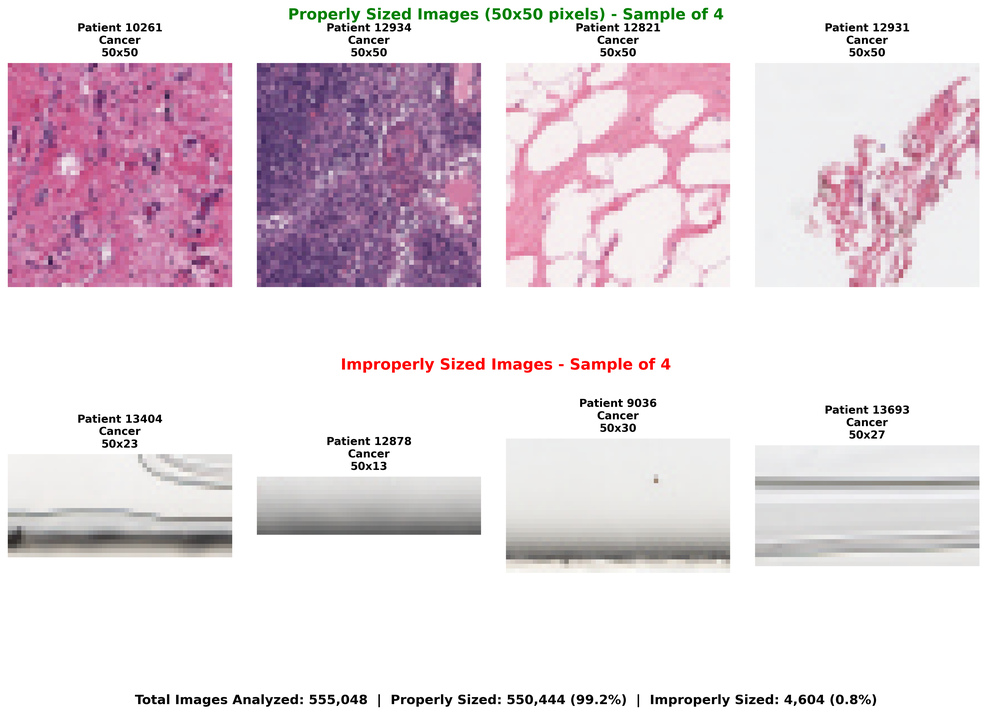
#> input picture image_size_comparison.png, 987 x 715 px, shrunk from 3804 x 2757 before the run
$ python 'image emplifier.py'
#> lines starting #> are read from the running program, lines starting #| are printed output that depends on the picture
from PIL import Image
import numpy as np

path=input("quel est le nom de l'image à amplifier ? ")
#> the answer given: ../image_size_comparison.png

image = Image.open(path).convert("RGB")

#conversion en numpy array pour travailler les valeur
img_array = np.array(image).astype(np.int16)

moyenne = np.mean(img_array, axis=(0, 1), keepdims=True)
#> moyenne = [[229.6, 217, 224.3]]


#on emplifie les différence
diff = img_array - moyenne
amplified = moyenne + diff * 20


#on évite les valeurs invalide
amplifié = np.clip(amplified, 0, 255).astype(np.uint8)
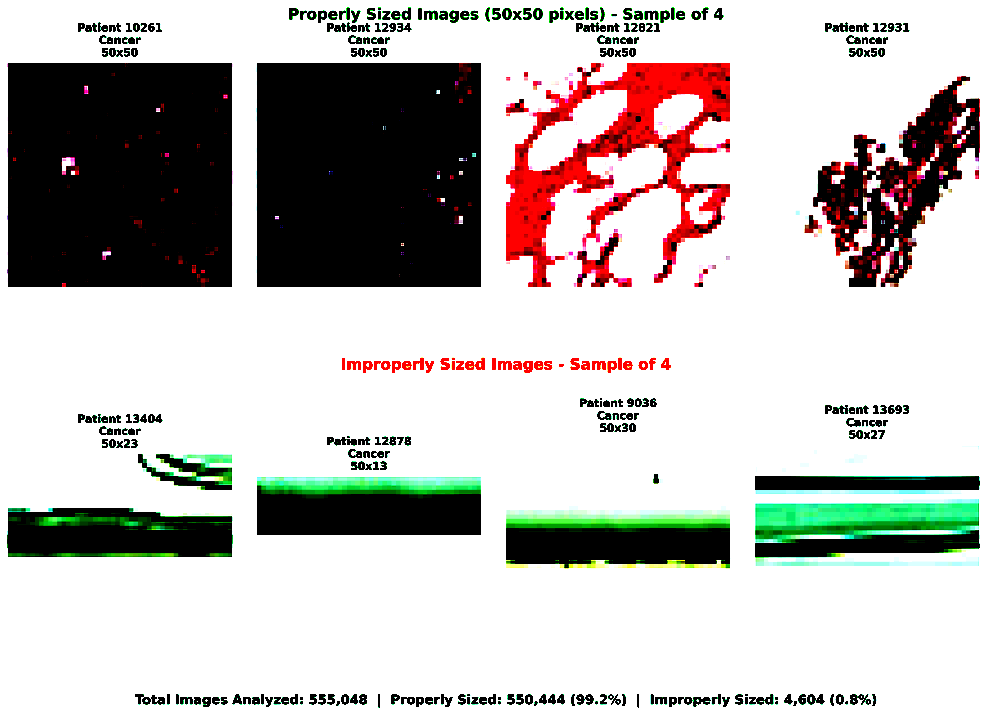
#> amplifié: shape (715, 987, 3); mean R, G, B 190.7, 187.4, 184.2


#on sauvegarde l'image
Image.fromarray(amplifié).save(input("quel est le nom de l'image de sortie ? "))
#> the answer given: out.png
